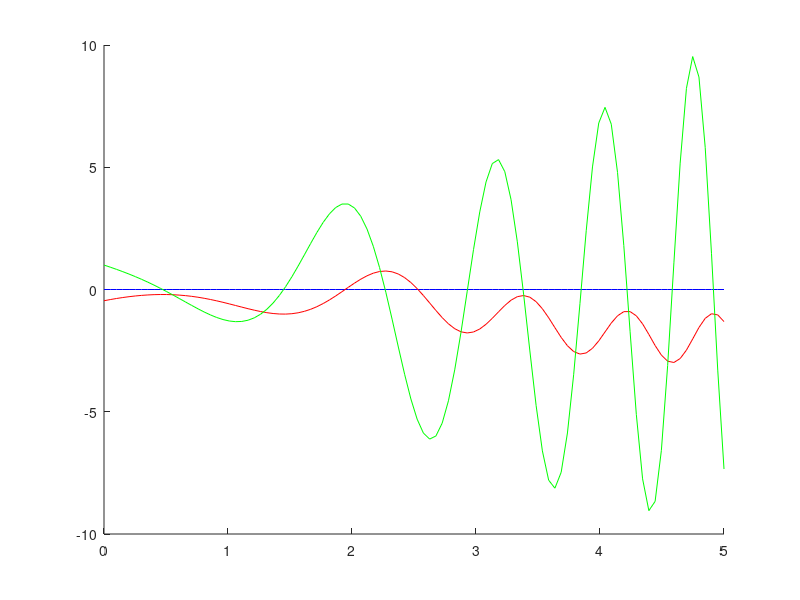

Source code (MATLAB): (Note: this script raises an error after producing the figure.)
clear all; clc;
addpath('G:/Mi unidad/$Cursado actual/Calculo numerico/Scripts octave')
tol = 1e-10;
kmax = 1000;
f = @(x) cos(1+x.^2) + sin(x) -1;
df = @(x) -1*sin(1+x.^2)*2 .* x+cos(x);
y = @(x) 0*x;
x = linspace(0,5,100);
figure(1);
hold on;
plot(x,y(x),'b-');
plot(x,f(x),'r-');
plot(x,df(x),'g-');
#viendo las graficas podemos observar que la funcion tiene raices positivas en
#los intervalos entre [1,2] y [2,2.75]


#display("------------")
#x_val = x;
#pkg load symbolic
#syms x1
#f = cos(1+x1^2) + sin(x1) -1;
#df = diff(f,x1);
#x_syms_vals = arrayfun(@(v) sym(num2str(v)), x_val);
#df_vals = double(subs(df,x1,x_syms_vals));
#plot(x_val,df_vals,'g-');

#vemos que la derivada en cercanias de las raices no se anula, por lo tanto
#son raices simples y conviene utilizar el metodo de newton, pero requiere calcular
#la derivada de una funcion

display("-----------Metodo de biseccion-----------");
f = @(x) cos(1+x.^2) + sin(x) -1;

[p, h, it] = Biseccion(f,1, 2, kmax, tol );
display("Raiz contenida en [1,2]:");
p
it

display("Raiz contenida en [2,2.75]:");
[p, h, it] = Biseccion(f,2, 2.75, kmax, tol );
p
it


display("-----------Metodo de Newton-Raphson-----------");
display("Raiz contenida en [1,2]:");
x0= 2;
[p,h,it]=Newton(f,df,x0,kmax,tol);
p
it

display("Raiz contenida en [2,2.75]:");
x0=2.75;
[p,h,it]=Newton(f,df,x0,kmax,tol);
p
it


display("-----------Metodo de Secante-----------");
display("Raiz contenida en [1,2]:");
[x, h, it] = Secante(f,1,2,kmax,tol);
x
it

display("Raiz contenida en [2.15,2.75]:");
#si utilizo 2 se aproxima a la otra raiz
[x, h, it] = Secante(f,2.15,2.75,kmax,tol);
x
it

#leer archivo .one

